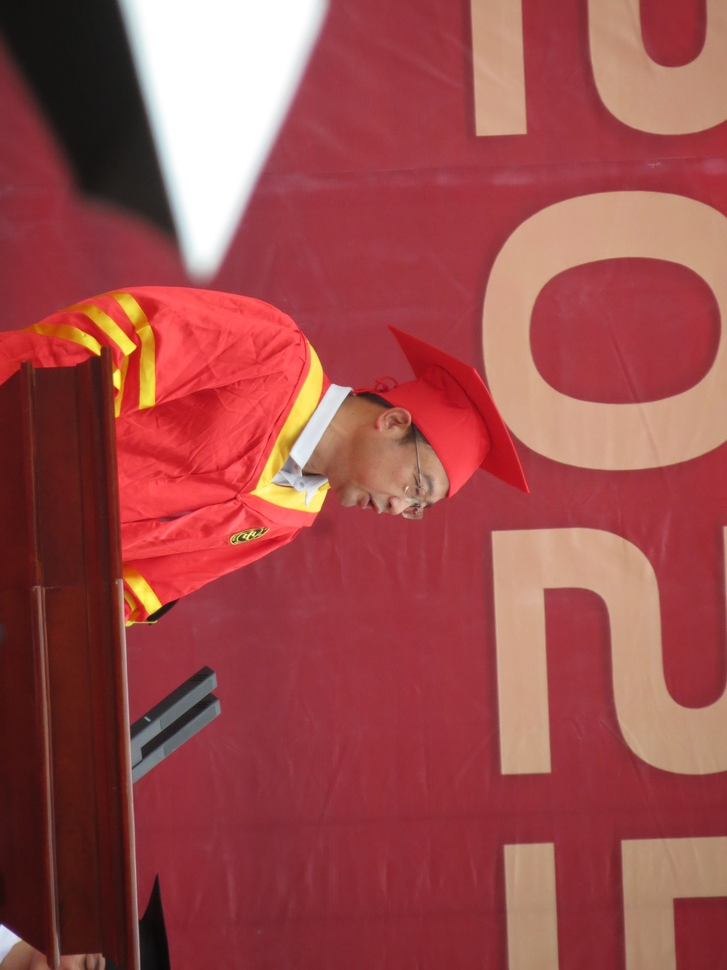
#> input picture 区域特征提取技术/IMG_8073.JPG, 727 x 970 px, shrunk from 3000 x 4000 before the run
$ python color_histogram.py
#> lines starting #> are read from the running program, lines starting #| are printed output that depends on the picture
import cv2
import numpy as np
from matplotlib import pyplot as plt
import os# 检查当前工作目录


#总是报文件错误
# 构建图像路径
image_path = os.path.join('d:\\', '2024年上半年作业', '机器视觉学习', '区域特征提取技术', 'IMG_8073.JPG')
print(f"构建的图像路径: {image_path}")

# 检查文件是否存在
if not os.path.exists(image_path):
    print(f"文件不存在: {image_path}")
    exit(1)

# 读取图像并转化为HSV颜色空间
# 使用文件流读取图像以支持中文路径
with open(image_path, 'rb') as f:#以二进制读取图像
    file_bytes = np.asarray(bytearray(f.read()), dtype=np.uint8)
    image = cv2.imdecode(file_bytes, cv2.IMREAD_COLOR)
#> image is the input picture: shape (970, 727, 3); mean B, G, R 76, 76.2, 158
if image is None:
    print("无法读取图像文件，请检查文件完整性")
    exit(1)
hsv = cv2.cvtColor(image,cv2.COLOR_BGR2HSV)
#> hsv: shape (970, 727, 3); mean H, S, V 113.1, 146.1, 158.2
#region
#  核心方法1：作用就是将传入的图像从BGR颜色空间转化为HSV颜色空间
# cv2.COLOR_BGR2GRAY：将 BGR 转换为灰度图。
# cv2.COLOR_BGR2RGB：将 BGR 转换为 RGB。
# cv2.COLOR_HSV2BGR：将 HSV 转换为 BGR。
#endregion

#region
#cv2.imread() 函数的参数说明如下：

# ### 1. 必选参数：文件路径
# 第一个参数是 图像文件的路径 （字符串类型），可以是：

# - 相对路径 ：如 "input.jpg" （表示当前工作目录下的文件）
# - 绝对路径 ：如 "d:/2024年上半年作业/机器视觉学习/区域特征提取技术/IMG_8073.JPG" （完整路径，Windows系统使用反斜杠 \ 或正斜杠 / ）
# ### 2. 可选参数：读取模式（flags）
# 第二个参数是可选的读取模式，常用取值：

# - cv2.IMREAD_COLOR （默认值，可省略）：读取彩色图像，忽略透明度通道，返回 shape 为 (高度, 宽度, 3) 的 BGR 格式数组 。
# - cv2.IMREAD_GRAYSCALE ：读取为灰度图像，返回 shape 为 (高度, 宽度) 的单通道数组。
# - cv2.IMREAD_UNCHANGED ：读取完整图像（包括透明度通道），返回 shape 为 (高度, 宽度, 4) 的数组（若图像有 alpha 通道）。
#endregion

#计算颜色直方图
hist =cv2.calcHist([hsv],[0,1],None,[180,256],[0,180,0,256])
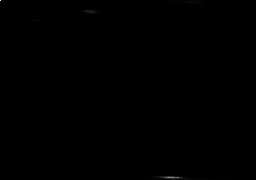
#> hist: shape (180, 256) float32; min 0, max 24591, mean 15.3; drawn with min black and max white

#可视化直方图
plt.imshow(hist,interpolation='nearest')
plt.title('2D Histogram of H and S')
plt.xlabel('Hue')
plt.ylabel('Saturation')
plt.colorbar()
plt.show()
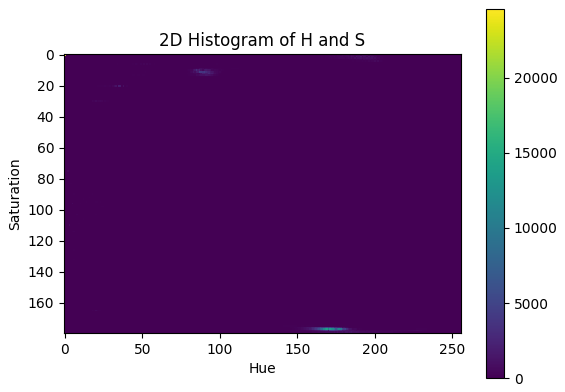
#> figure drawn by matplotlib, 2 panels
